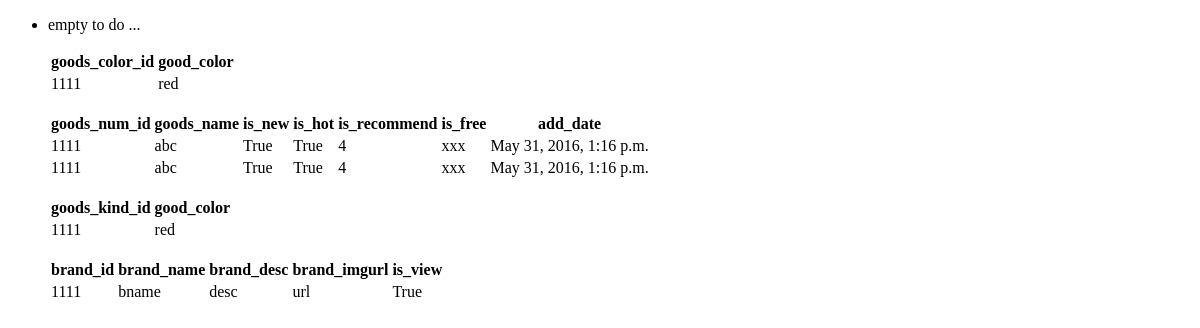
/goods/, run on the app's committed database.
### goodslib/models.py (models this page shows, shortened)
class Goods_color(models.Model):
    goods_color_id =  models.PositiveIntegerField(primary_key=True)
    good_color = models.CharField(max_length = 20)

class Goods(models.Model):
    goods_num_id = models.PositiveIntegerField(primary_key=True)
    goods_name = models.CharField(max_length = 20)
    is_new = models.BooleanField(default=True)
    is_hot = models.BooleanField(default=True)
    is_recommend =  models.SmallIntegerField(default = 0)
    is_free = models.CharField(max_length = 20)
    add_date = models.DateTimeField(auto_now=True,  auto_now_add=True)
    brand_id = models.ForeignKey(Good_brand)
    goods_kind_id = models.ForeignKey(Goods_kind)
    goods_attr_id = models.ForeignKey(Goods_attr)

class Goods_kind(models.Model):
    goods_kind_id  = models.PositiveIntegerField(primary_key=True)
    good_kind = models.CharField(max_length = 20)

class Good_brand(models.Model):
    brand_id = models.PositiveIntegerField(primary_key=True)
    brand_name = models.CharField(max_length = 20)
    brand_desc = models.CharField(max_length = 20)
    brand_imgurl = models.CharField(max_length = 20)
    is_view = models.BooleanField(default=True)

### goodslib/views.py (the view)
def index(request):
    clist = Goods_color.objects.all()
    glist = Goods.objects.all()
    blist = Good_brand.objects.all()
    klist = Goods_kind.objects.all()
    alist = Goods_attr.objects.all()
    llist = Goods_lib.objects.all()
    a = 1
    print a
    return render_to_response("goods_lib/goods_base.html",locals())

### templates/goods_lib/goods_base.html (shortened to what this page needs)
<!DOCTYPE html>
{% load static %}
<html>
<head>
    <link rel="stylesheet" type="text/css" href="http://cdn.datatables.net/1.10.7/css/jquery.dataTables.css">
    <link rel="stylesheet" type="text/css" href="{% static '/DataTables-1.10.7/media/css/jquery.dataTables.css'%}">
</head>
<body>
{% block content %}
<div>
<ul>
{% if request.user.is_authenticated %}
    <li>   {{ request.user.username }}，您好！ </li>
{% else %}
    {% for key, value in info_dict.items %}
         <li>    {{ key }}: {{ value }}    </li>
    {% empty %}
         <li>  empty  to  do ... </li>
    {% endfor %}
{% endif %}
</ul>
</div>
<div>
<ul>
    <table id="good_color" class="display">
        <thead>
                <tr>
                        <th>  goods_color_id  </th>
                        <th>  good_color  </th>
                </tr>
        </thead>
        <tbody>
                 <tr>
                            {% for name in clist %}
                            <td> {{name.goods_color_id}} </td>
                            <td> {{name.good_color}} </td>
                            {% endfor %}
                </tr>
        </tbody>
        </table>
</div>
<div>
<ul>
             <table id="goods" class="display">
             <thead>
                         <tr>
                                        <th>  goods_num_id </th>
                                        <th>  goods_name  </th>
                                        <th>  is_new </th>
                                        <th>  is_hot  </th>
                                        <th>  is_recommend </th>
                                        <th>  is_free</th>
                                        <th>  add_date  </th>
                         </tr>
            </thead>
             <tbody>
                          <tr>
                                       {% for name in glist %}
                                       <td> {{name.goods_num_id}} </td>
                                       <td> {{name.goods_name}} </td>
                                       <td> {{name.is_new}}  </td>
                                       <td> {{name.is_hot}} </td>
                                       <td> {{name.is_recommend}} </td>
                                       <td> {{name.is_free}}  </td>
                                       <td> {{name.add_date}} </td>
                                       {% endfor %}
                          </tr>
                          <tr>
                                       {% for name in glist %}
                                       <td> {{name.goods_num_id}} </td>
                                       <td> {{name.goods_name}} </td>
                                       <td> {{name.is_new}}  </td>
                                       <td> {{name.is_hot}} </td>
                                       <td> {{name.is_recommend}} </td>
                                       <td> {{name.is_free}}  </td>
                                       <td> {{name.add_date}} </td>
                                       {% endfor %}
                          </tr>
             </tbody>
             </table>
</div>
<div>
<ul>
    <table id="goods_kind" class="display">
        <thead>
                <tr>
                        <th>  goods_kind_id  </th>
                        <th>  good_color  </th>
                </tr>
        </thead>
        <tbody>
                 <tr>
                            {% for name in klist %}
                            <td> {{name.goods_kind_id}} </td>
                            <td> {{name.good_kind}} </td>
                            {% endfor %}
                </tr>
        </tbody>
        </table>
</ul>
</div>
<div>
<ul>
    <table id="good_brand" class="display">
        <thead>
                <tr>
                        <th>  brand_id  </th>
                        <th>  brand_name  </th>
                        <th>  brand_desc  </th>
                        <th>  brand_imgurl  </th>
                        <th>  is_view  </th>
                </tr>
        </thead>
        <tbody>
                 <tr>
                            {% for name in blist %}
                            <td> {{name.brand_id}} </td>
                            <td> {{name.brand_name}} </td>
                            <td> {{name.brand_desc}} </td>
                            <td> {{name.brand_imgurl}} </td>
                            <td> {{name.is_view}} </td>
                            {% endfor %}
                </tr>
        </tbody>
        </table>
</ul>
</div>
{% endblock %}
</body>
</html>

### data on the page
Goods_color: goods_color_id "1111", good_color "red"
Goods: goods_num_id "1111", goods_name "abc", is_new "True", is_hot "True", is_recommend "4", is_free "xxx", add_date "May 31, 2016, 1:16 p.m."
Goods_kind: goods_kind_id "1111", good_kind "red"
Good_brand: brand_id "1111", brand_name "bname", brand_desc "desc", brand_imgurl "url", is_view "True"
